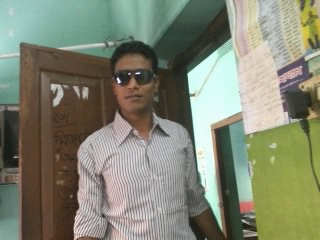
%> input picture 2.jpg, 320 x 240 px
$ octave Padding.m   (GNU Octave 9; MATLAB toolbox functions it lacks are replaced by stand-ins)
%> lines starting %> are read from the running program, lines starting %| are printed output that depends on the picture
img=imread('2.jpg');
%> img is the input picture: size 240x320x3 uint8; mean R, G, B 129.6, 133, 114.2

%i=imread('xyz.jpg'); %read the desired image
image=rgb2gray(img); %Uncomment this to Convert the image to grayscale if original one is RGB
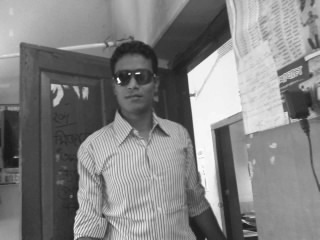
%> image: size 240x320 uint8; min 21, max 253, mean 129.8
subplot(1,2,1);
imshow(image) %Show the original image before preprocessing
%p=input('Input no. of rows/columns to pad:');
%Ask the user to get the number of rows/columns to be padded
pad=uint8(zeros(size(image)+2*6));  %p=6
%generate an initial zero matrix with the dimension added with 2*p more.
for i=1:size(image,1)
            for j=1:size(image,2)
                pad(i+6,j+6)=image(i,j);
%accessing the x+p & y+p location and storing  x,y location pixel into that
            end
end
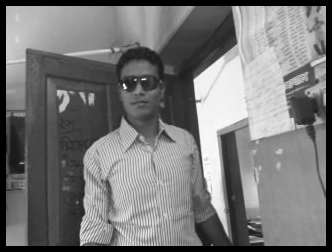
%> pad: size 252x332 uint8; min 0, max 253, mean 119.2
subplot(1,2,2);
imshow(pad) %Show the padded zero image

$ run again, with 1.jpg copied over 2.jpg
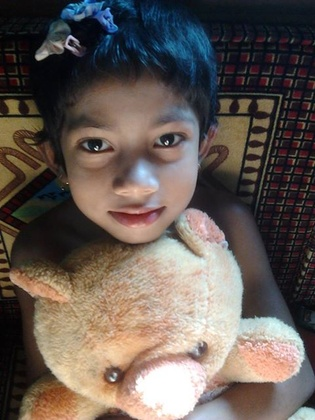
%> input picture 1.jpg, 315 x 420 px, shrunk from 480 x 640 before the run
%> img is the input picture: size 420x315x3 uint8; mean R, G, B 101, 90.5, 84.3
%> `image=rgb2gray(img);`:
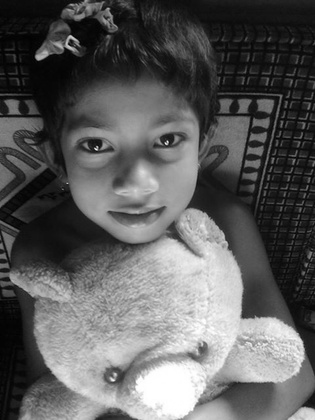
%> image: size 420x315 uint8; min 0, max 255, mean 92.9
%> after the loop `for i=1:size(image,1)`:
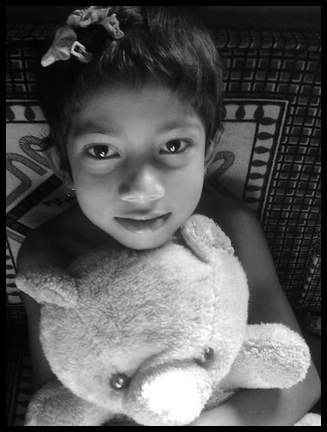
%> pad: size 432x327 uint8; min 0, max 255, mean 87
